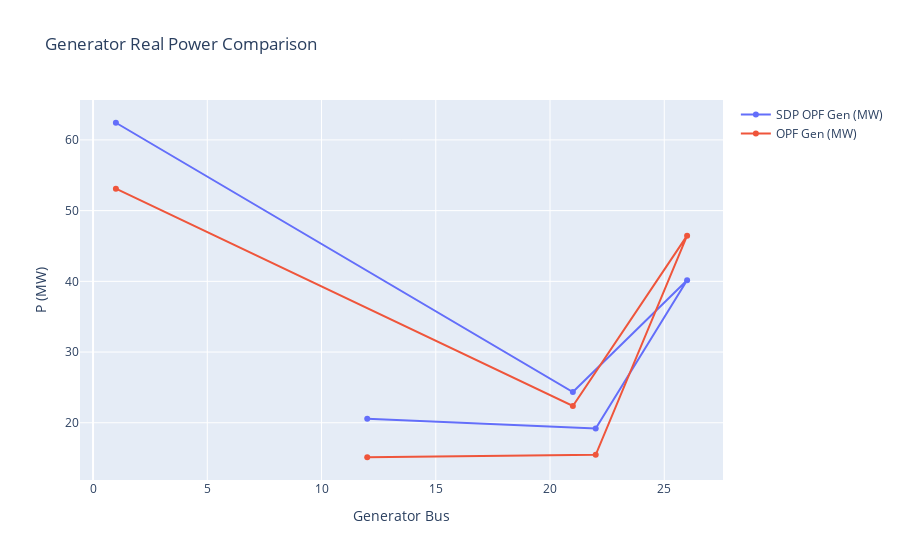

Notebook code for this chart:
### Code cell
import plotly.graph_objects as go

# Generator power plot
gen_fig = go.Figure()
gen_fig.add_trace(go.Scatter(x=gen_buses, y=P_g_sdp, mode='markers+lines', name='SDP OPF Gen (MW)'))
gen_fig.add_trace(go.Scatter(x=gen_buses, y=P_g_opf, mode='markers+lines', name='OPF Gen (MW)'))
gen_fig.update_layout(title="Generator Real Power Comparison", xaxis_title="Generator Bus", yaxis_title="P (MW)")
gen_fig.show()

### Figure 1 — Plotly figure (JSON) as saved in the notebook; plotly's stock layout.template omitted (floating-point values rounded to 4 significant figures)
{"data": [{"mode": "markers+lines", "name": "SDP OPF Gen (MW)", "type": "scatter", "x": [1, 21, 26, 22, 12], "y": [62.43, 24.35, 40.15, 19.19, 20.57]}, {"mode": "markers+lines", "name": "OPF Gen (MW)", "type": "scatter", "x": [1, 21, 26, 22, 12], "y": [53.1, 22.38, 46.46, 15.47, 15.13]}], "layout": {"title": {"text": "Generator Real Power Comparison"}, "xaxis": {"title": {"text": "Generator Bus"}}, "yaxis": {"title": {"text": "P (MW)"}}}}
